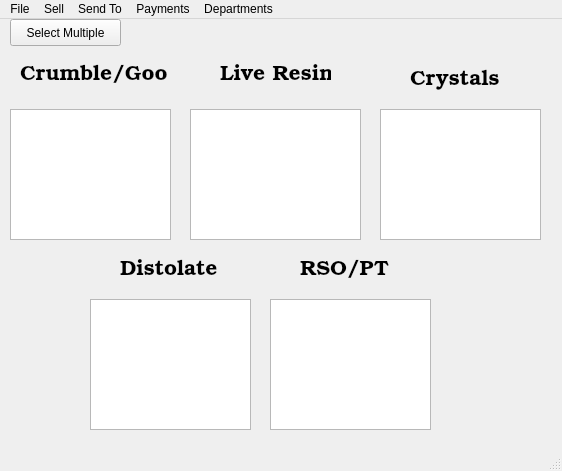
<?xml version="1.0" encoding="UTF-8"?>
<ui version="4.0">
 <class>MainWindow</class>
 <widget class="QMainWindow" name="MainWindow">
  <property name="geometry">
   <rect>
    <x>0</x>
    <y>0</y>
    <width>562</width>
    <height>471</height>
   </rect>
  </property>
  <property name="windowTitle">
   <string>MainWindow</string>
  </property>
  <property name="styleSheet">
   <string notr="true"/>
  </property>
  <widget class="QWidget" name="centralwidget">
   <widget class="QListWidget" name="listLive">
    <property name="geometry">
     <rect>
      <x>190</x>
      <y>90</y>
      <width>171</width>
      <height>131</height>
     </rect>
    </property>
    <property name="font">
     <font>
      <family>URW Bookman L</family>
      <pointsize>12</pointsize>
     </font>
    </property>
   </widget>
   <widget class="QLabel" name="labelCry">
    <property name="geometry">
     <rect>
      <x>410</x>
      <y>40</y>
      <width>91</width>
      <height>41</height>
     </rect>
    </property>
    <property name="font">
     <font>
      <family>URW Bookman L</family>
      <pointsize>16</pointsize>
     </font>
    </property>
    <property name="text">
     <string>Crystals</string>
    </property>
   </widget>
   <widget class="QLabel" name="labelRsopt">
    <property name="geometry">
     <rect>
      <x>300</x>
      <y>230</y>
      <width>111</width>
      <height>41</height>
     </rect>
    </property>
    <property name="font">
     <font>
      <family>URW Bookman L</family>
      <pointsize>16</pointsize>
     </font>
    </property>
    <property name="text">
     <string>RSO/PT</string>
    </property>
   </widget>
   <widget class="QListWidget" name="listCrum">
    <property name="geometry">
     <rect>
      <x>10</x>
      <y>90</y>
      <width>161</width>
      <height>131</height>
     </rect>
    </property>
    <property name="font">
     <font>
      <family>URW Bookman L</family>
      <pointsize>12</pointsize>
     </font>
    </property>
   </widget>
   <widget class="QLabel" name="labelCrum">
    <property name="geometry">
     <rect>
      <x>20</x>
      <y>30</y>
      <width>171</width>
      <height>51</height>
     </rect>
    </property>
    <property name="font">
     <font>
      <family>URW Bookman L</family>
      <pointsize>16</pointsize>
     </font>
    </property>
    <property name="text">
     <string>Crumble/Goo</string>
    </property>
   </widget>
   <widget class="QListWidget" name="listCry">
    <property name="geometry">
     <rect>
      <x>380</x>
      <y>90</y>
      <width>161</width>
      <height>131</height>
     </rect>
    </property>
    <property name="font">
     <font>
      <family>URW Bookman L</family>
      <pointsize>12</pointsize>
     </font>
    </property>
   </widget>
   <widget class="QListWidget" name="listDisto">
    <property name="geometry">
     <rect>
      <x>90</x>
      <y>280</y>
      <width>161</width>
      <height>131</height>
     </rect>
    </property>
    <property name="font">
     <font>
      <family>URW Bookman L</family>
      <pointsize>12</pointsize>
     </font>
    </property>
   </widget>
   <widget class="QListWidget" name="listRsopt">
    <property name="geometry">
     <rect>
      <x>270</x>
      <y>280</y>
      <width>161</width>
      <height>131</height>
     </rect>
    </property>
    <property name="font">
     <font>
      <family>URW Bookman L</family>
      <pointsize>12</pointsize>
     </font>
    </property>
   </widget>
   <widget class="QLabel" name="labelDisto">
    <property name="geometry">
     <rect>
      <x>120</x>
      <y>230</y>
      <width>111</width>
      <height>41</height>
     </rect>
    </property>
    <property name="font">
     <font>
      <family>URW Bookman L</family>
      <pointsize>16</pointsize>
     </font>
    </property>
    <property name="text">
     <string>Distolate</string>
    </property>
   </widget>
   <widget class="QLabel" name="labelLive">
    <property name="geometry">
     <rect>
      <x>220</x>
      <y>30</y>
      <width>111</width>
      <height>51</height>
     </rect>
    </property>
    <property name="font">
     <font>
      <family>URW Bookman L</family>
      <pointsize>16</pointsize>
     </font>
    </property>
    <property name="text">
     <string>Live Resin</string>
    </property>
   </widget>
   <widget class="QPushButton" name="pushMultiple">
    <property name="geometry">
     <rect>
      <x>10</x>
      <y>0</y>
      <width>111</width>
      <height>27</height>
     </rect>
    </property>
    <property name="text">
     <string>Select Multiple</string>
    </property>
    <property name="checkable">
     <bool>true</bool>
    </property>
   </widget>
  </widget>
  <widget class="QMenuBar" name="menubar">
   <property name="geometry">
    <rect>
     <x>0</x>
     <y>0</y>
     <width>562</width>
     <height>25</height>
    </rect>
   </property>
   <widget class="QMenu" name="menuSell">
    <property name="title">
     <string>Sell</string>
    </property>
    <addaction name="actionSell_Selected"/>
   </widget>
   <widget class="QMenu" name="menuSend_To">
    <property name="title">
     <string>Send To</string>
    </property>
    <addaction name="actionProduct_Management"/>
   </widget>
   <widget class="QMenu" name="menuAccept_Payment">
    <property name="title">
     <string>Payments</string>
    </property>
    <addaction name="actionPending_Payments"/>
    <addaction name="actionPayments_Recieved"/>
   </widget>
   <widget class="QMenu" name="menuPages">
    <property name="title">
     <string>Departments</string>
    </property>
    <addaction name="actionCustomer_Relations"/>
    <addaction name="actionIntake"/>
    <addaction name="actionLab"/>
    <addaction name="actionFinishing"/>
    <addaction name="actionYield"/>
    <addaction name="actionProduct_Management_2"/>
    <addaction name="actionPackaging"/>
    <addaction name="actionDistillate"/>
    <addaction name="separator"/>
    <addaction name="actionPage_Switch_On_Off"/>
   </widget>
   <widget class="QMenu" name="menuQuit">
    <property name="title">
     <string>File</string>
    </property>
    <addaction name="actionExit"/>
   </widget>
   <addaction name="menuQuit"/>
   <addaction name="menuSell"/>
   <addaction name="menuSend_To"/>
   <addaction name="menuAccept_Payment"/>
   <addaction name="menuPages"/>
  </widget>
  <widget class="QStatusBar" name="statusbar"/>
  <action name="actionSell_Selected">
   <property name="text">
    <string>Sell Selected</string>
   </property>
  </action>
  <action name="actionProduct_Management">
   <property name="text">
    <string>Product Management</string>
   </property>
  </action>
  <action name="actionPending_Payments">
   <property name="text">
    <string>Pending Payments...</string>
   </property>
  </action>
  <action name="actionPayments_Recieved">
   <property name="text">
    <string>Payments Recieved...</string>
   </property>
  </action>
  <action name="actionCustomer_Relations">
   <property name="text">
    <string>Customer Relations</string>
   </property>
  </action>
  <action name="actionIntake">
   <property name="text">
    <string>Intake</string>
   </property>
  </action>
  <action name="actionLab">
   <property name="text">
    <string>Lab</string>
   </property>
  </action>
  <action name="actionFinishing">
   <property name="text">
    <string>Finishing</string>
   </property>
  </action>
  <action name="actionYield">
   <property name="text">
    <string>Yield</string>
   </property>
  </action>
  <action name="actionProduct_Management_2">
   <property name="text">
    <string>Product Management</string>
   </property>
  </action>
  <action name="actionPackaging">
   <property name="text">
    <string>Packaging</string>
   </property>
  </action>
  <action name="actionDistillate">
   <property name="text">
    <string>Distillate</string>
   </property>
  </action>
  <action name="actionPage_Switch_On_Off">
   <property name="checkable">
    <bool>true</bool>
   </property>
   <property name="checked">
    <bool>true</bool>
   </property>
   <property name="text">
    <string>Page Switch On/Off</string>
   </property>
  </action>
  <action name="actionExit">
   <property name="text">
    <string>Exit</string>
   </property>
  </action>
 </widget>
 <resources/>
 <connections/>
</ui>
